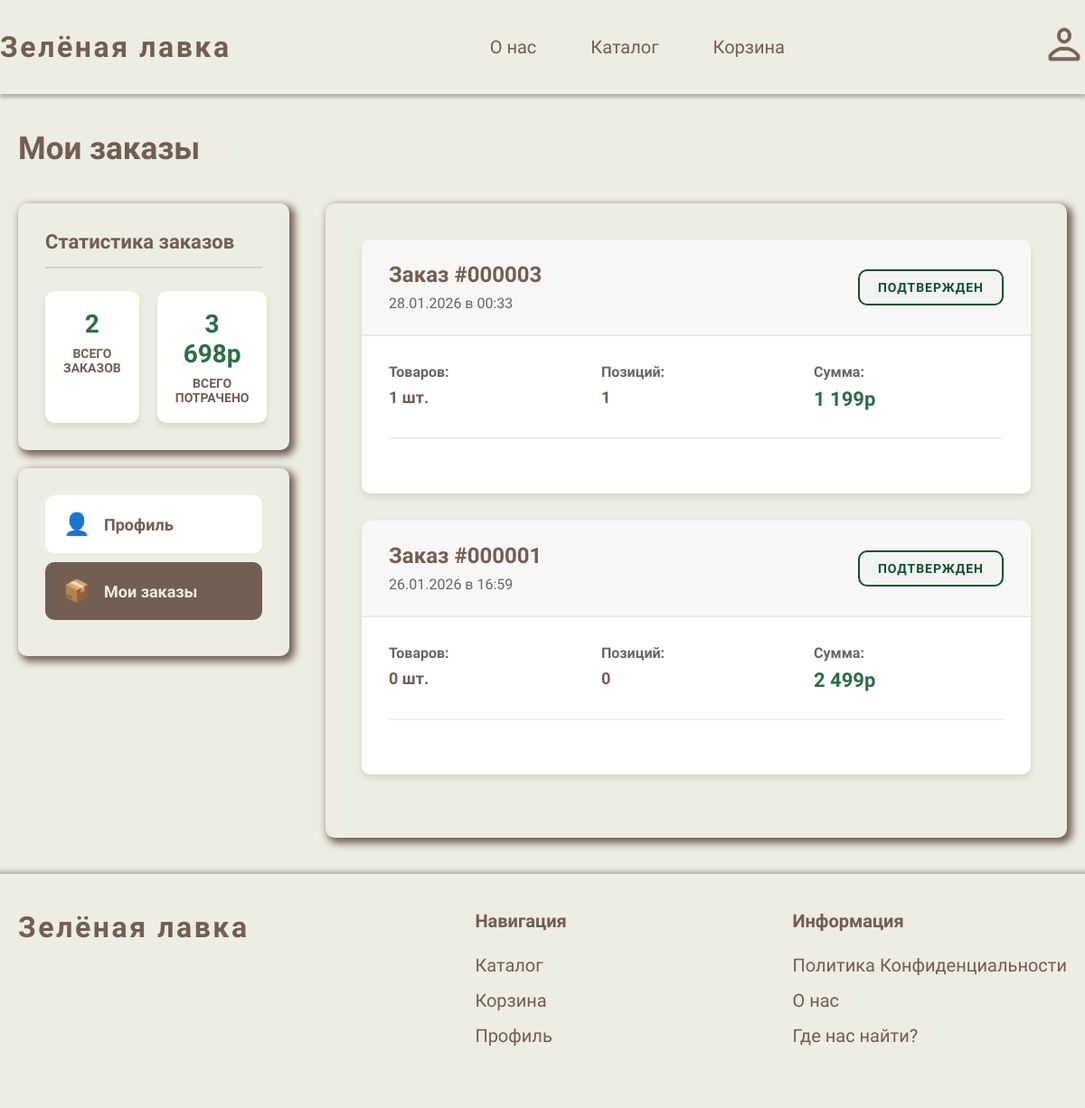
Screenshot of /orders.php (signed in) with the database file from the repository.
### tables this page shows
CREATE TABLE `orders` (
  `id` int NOT NULL AUTO_INCREMENT,
  `user_id` int NOT NULL,
  `total_amount` decimal(10,2) NOT NULL,
  `status` enum('new','confirmed','cancelled') DEFAULT 'new',
  `created_at` timestamp NULL DEFAULT CURRENT_TIMESTAMP,
  PRIMARY KEY (`id`),
  KEY `user_id` (`user_id`),
  CONSTRAINT `orders_ibfk_1` FOREIGN KEY (`user_id`) REFERENCES `users` (`id`)
);

### includes/functions.php (called while the page is built, shortened)
<?php
function formatPrice($price) {
    return number_format($price, 0, '', ' ') . 'р';
}
?>

### orders.php (the view, shortened to what this page needs)
<?php
require_once 'includes/functions.php';
$user_id = $_SESSION['user_id'];
$query = "SELECT o.*,
          COUNT(oi.id) as items_count,
          SUM(oi.quantity) as total_items
          FROM orders o
          LEFT JOIN order_items oi ON o.id = oi.order_id
          WHERE o.user_id = $user_id";
$query .= " GROUP BY o.id ORDER BY o.created_at DESC";
$result = mysqli_query($conn, $query);
$stats_query = "SELECT
    COUNT(*) as total_orders,
    SUM(CASE WHEN status = 'new' THEN 1 ELSE 0 END) as new_orders,
    SUM(CASE WHEN status = 'confirmed' THEN 1 ELSE 0 END) as confirmed_orders,
    SUM(CASE WHEN status = 'cancelled' THEN 1 ELSE 0 END) as cancelled_orders,
    SUM(total_amount) as total_spent
    FROM orders
    WHERE user_id = $user_id";
$stats_result = mysqli_query($conn, $stats_query);
$stats = mysqli_fetch_assoc($stats_result);
?>
<?php include 'includes/header.php'; ?>
<link rel="stylesheet" href="css/orders.css">
<div class="orders-page">
    <h1 class="page-title">Мои заказы</h1>
    <div class="orders-container">
        <div class="orders-sidebar">
            <div class="stats-card">
                <h3>Статистика заказов</h3>
                <div class="stats-grid">
                    <div class="stat-item">
                        <div class="stat-number"><?php echo $stats['total_orders']; ?></div>
                        <div class="stat-label">Всего заказов</div>
                    </div>
                    <div class="stat-item">
                        <div class="stat-number"><?php echo formatPrice($stats['total_spent']); ?></div>
                        <div class="stat-label">Всего потрачено</div>
                    </div>
                </div>
            </div>
            <div class="navigation-card">
                <a href="profile.php" class="nav-link">
                    <span class="nav-icon">👤</span>
                    <span>Профиль</span>
                </a>
                <a href="orders.php" class="nav-link active">
                    <span class="nav-icon">📦</span>
                    <span>Мои заказы</span>
                </a>
            </div>
        </div>
        <div class="orders-content">
            <?php if(mysqli_num_rows($result) > 0): ?>
                <div class="orders-list">
                    <?php while($order = mysqli_fetch_assoc($result)): ?>
                        <div class="order-card">
                            <div class="order-header">
                                <div class="order-info">
                                    <h3 class="order-number">Заказ #<?php echo str_pad($order['id'], 6, '0', STR_PAD_LEFT); ?></h3>
                                    <span class="order-date">
                                        <?php echo date('d.m.Y в H:i', strtotime($order['created_at'])); ?>
                                    </span>
                                </div>
                                <div class="order-status">
                                    <span class="status-badge status-<?php echo $order['status']; ?>">
                                        <?php
                                        $status_text = [
                                            'new' => 'Новый',
                                            'confirmed' => 'Подтвержден',
                                            'cancelled' => 'Отменен'
                                        ];
                                        echo $status_text[$order['status']];
                                        ?>
                                    </span>
                                </div>
                            </div>
                            <div class="order-body">
                                <div class="order-details">
                                    <div class="detail-item">
                                        <span class="detail-label">Товаров:</span>
                                        <span class="detail-value"><?php echo $order['total_items'] ?? 0; ?> шт.</span>
                                    </div>
                                    <div class="detail-item">
                                        <span class="detail-label">Позиций:</span>
                                        <span class="detail-value"><?php echo $order['items_count'] ?? 0; ?></span>
                                    </div>
                                    <div class="detail-item">
                                        <span class="detail-label">Сумма:</span>
                                        <span class="detail-value total-price"><?php echo formatPrice($order['total_amount']); ?></span>
                                    </div>
                                </div>
                            </div>
                        </div>
                    <?php endwhile; ?>
                </div>
            <?php endif; ?>
        </div>
    </div>
</div>
<?php include 'includes/footer.php'; ?>

### css/style.css (style rules this page uses)
* { margin: 0; padding: 0; box-sizing: border-box; }
body { font-family: 'Inria Sans', sans-serif; background: #EDEDE3; color: #725E53; margin: 0; }

### css/orders.css (style rules this page uses)
.orders-page { max-width: 1400px; margin: 40px auto; padding: 0 20px; }
.page-title { color: #725E53; font-size: 35px; font-weight: 700; margin-bottom: 40px; text-align: left; }
.orders-container { display: grid; grid-template-columns: 300px 1fr; gap: 40px; }
.orders-sidebar { position: sticky; top: 120px; height: fit-content; }
.stats-card, .filters-card, .navigation-card { background: #EDEDE3; box-shadow: 4px 4px 9px 2px #725E53; border-radius: 10px; padding: 30px; margin-bottom: 20px; }
.stats-card h3, .filters-card h3 { color: #725E53; font-size: 22px; font-weight: 700; margin-bottom: 25px; padding-bottom: 15px; border-bottom: 2px solid rgba(114, 94, 83, 0.2); }
.stats-grid { display: grid; grid-template-columns: 1fr 1fr; gap: 20px; }
.stat-item { text-align: center; padding: 20px; background: white; border-radius: 10px; box-shadow: 0 4px 6px rgba(0, 0, 0, 0.1); }
.stat-number { display: block; font-size: 28px; font-weight: 700; color: #2D6E45; margin-bottom: 8px; }
.stat-label { display: block; font-size: 14px; color: #725E53; font-weight: 600; text-transform: uppercase; }
.nav-link { display: flex; align-items: center; gap: 15px; padding: 18px 20px; text-decoration: none; color: #725E53; border-radius: 10px; margin-bottom: 10px; transition: all 0.3s; font-size: 18px; font-weight: 600; background: white; }
.nav-link.active { background: #725E53; color: #EDEDE3; }
.nav-icon { font-size: 24px; width: 30px; text-align: center; }
.orders-content { background: #EDEDE3; box-shadow: 4px 4px 9px 2px #725E53; border-radius: 10px; padding: 40px; }
.order-card { background: white; border-radius: 10px; margin-bottom: 30px; overflow: hidden; box-shadow: 0 4px 6px rgba(0, 0, 0, 0.1); transition: all 0.3s; }
.order-header { display: flex; justify-content: space-between; align-items: center; padding: 25px 30px; background: rgba(114, 94, 83, 0.05); border-bottom: 2px solid rgba(114, 94, 83, 0.1); }
.order-info { flex: 1; }
.order-number { color: #725E53; font-size: 24px; font-weight: 700; margin-bottom: 8px; }
.order-date { color: #666; font-size: 16px; font-weight: 500; }
.order-status { margin-left: 20px; }
.status-badge { padding: 10px 20px; border-radius: 10px; font-size: 14px; font-weight: 700; text-transform: uppercase; letter-spacing: 1px; border: 2px solid transparent; }
.status-confirmed { background: rgba(209, 231, 221, 0.2); color: #0f5132; border-color: #0f5132; }
.order-body { padding: 30px; }
.order-details { display: grid; grid-template-columns: repeat(auto-fit, minmax(200px, 1fr)); gap: 25px; margin-bottom: 30px; padding-bottom: 30px; border-bottom: 2px solid rgba(114, 94, 83, 0.1); }
.detail-item { display: flex; flex-direction: column; gap: 8px; }
.detail-label { color: #666; font-size: 16px; font-weight: 600; }
.detail-value { color: #725E53; font-size: 18px; font-weight: 700; }
.total-price { color: #2D6E45; font-size: 22px; }

### rows the page displays
orders: id "000003", created_at "28.01.2026 в 00:33", status "ПОДТВЕРЖДЕН", total_items "1", items_count "1", total_amount "1 199р"
orders: id "000001", created_at "26.01.2026 в 16:59", status "ПОДТВЕРЖДЕН", total_items "0", items_count "0", total_amount "2 499р"

### other values shown
$stats['total_orders'] "2"
formatPrice($stats['total_spent']) "3 698р"
